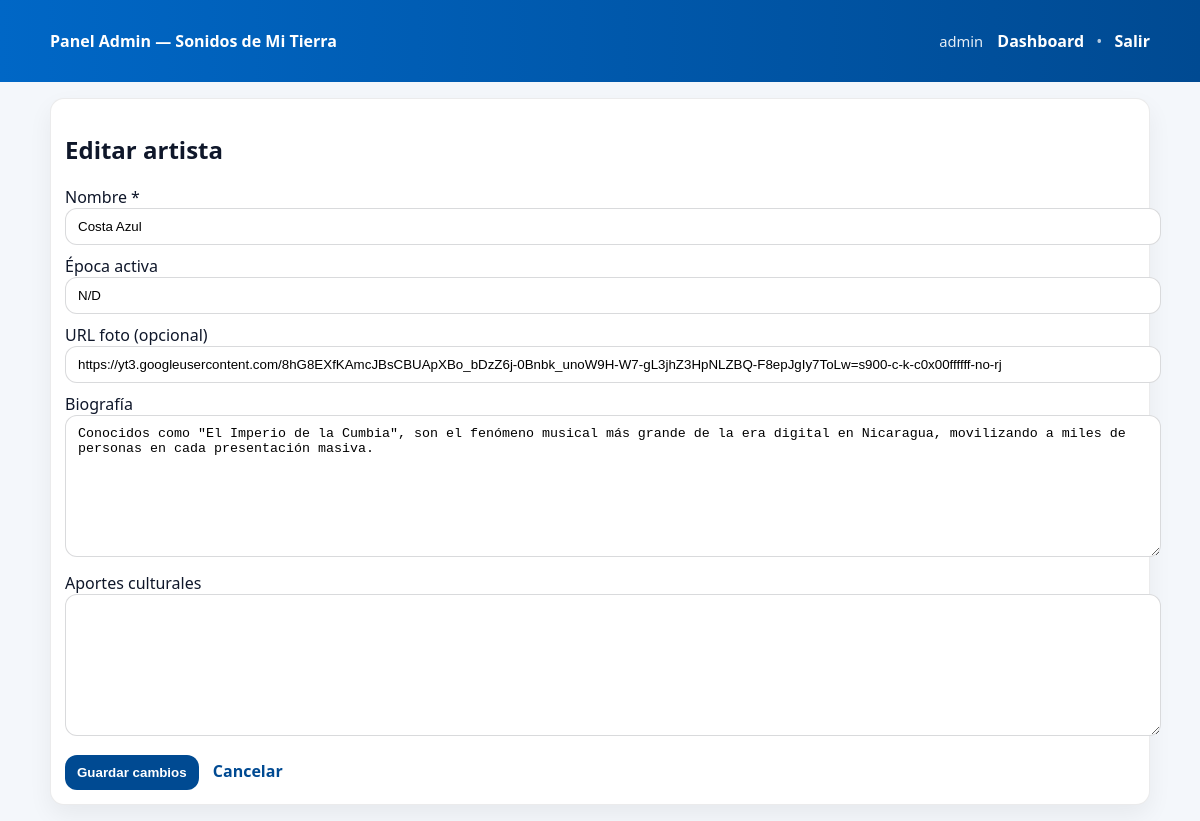
Screenshot of /admin/artists/11/edit (signed in) with the database file from the repository.
### models.py (models this page shows, shortened)
class Artist(db.Model):
    __tablename__ = "artists"
    id = db.Column(db.Integer, primary_key=True)
    name = db.Column(db.String(200), unique=True, nullable=False)
    birth_year = db.Column(db.Integer, nullable=True)
    death_year = db.Column(db.Integer, nullable=True)
    origin_region = db.Column(db.String(120), nullable=True)
    era = db.Column(db.String(120), nullable=True)
    cultural_contribuitions = db.Column(db.Text, nullable=True)
    bio = db.Column(db.Text, nullable=False, default="")
    active_era = db.Column(db.String(120), nullable=False, default="N/D")
    cultural_contributions = db.Column(db.Text, nullable=False, default="")
    photo_url = db.Column(db.String(500), nullable=True)
    songs = db.relationship("Song", back_populates="artist", cascade="all, delete-orphan")

### admin.py (the view)
@admin.get("/artists/<int:artist_id>/edit")
@login_required
def artist_edit(artist_id: int):
    artist = Artist.query.get_or_404(artist_id)
    return render_template("artist_form.html", mode="edit", artist=artist)

### admin.py (called while the page is built)
@admin.before_app_request
def csrf_protect():
    if request.path.startswith("/admin"):
        validate_csrf()

@admin.app_context_processor
def inject_csrf():
    return {"csrf_token": generate_csrf_token()}

### auth.py (called while the page is built)
def login_required(view):
    @wraps(view)
    def wrapped(*args, **kwargs):
        if not session.get("admin_user"):
            return redirect(url_for("admin.login", next=request.path))
        return view(*args, **kwargs)
    return wrapped

def generate_csrf_token():
    token = session.get("_csrf_token")
    if not token:
        token = secrets.token_urlsafe(32)
        session["_csrf_token"] = token
    return token

def validate_csrf():
    if request.method in ("POST", "PUT", "DELETE"):
        form_token = request.form.get("csrf_token") or request.headers.get("X-CSRF-Token")
        session_token = session.get("_csrf_token")
        if not form_token or not session_token or form_token != session_token:
            abort(403, description="CSRF token missing/invalid")

### templates/artist_form.html (shortened to what this page needs)
{% extends "admin_base.html" %}
{% block content %}
<div class="card">
  <h2>{{ "Nuevo artista" if mode=="create" else "Editar artista" }}</h2>
  <form method="post">
    <label>Nombre *</label>
    <input name="name" required value="{{ artist.name if artist else '' }}"/>
    <div style="height:10px"></div>
    <label>Época activa</label>
    <input name="active_era" value="{{ artist.active_era if artist else '' }}" placeholder="1960s–presente"/>
    <div style="height:10px"></div>
    <label>URL foto (opcional)</label>
    <input name="photo_url" value="{{ artist.photo_url if artist and artist.photo_url else '' }}"/>
    <div style="height:10px"></div>
    <label>Biografía</label>
    <textarea name="bio">{{ artist.bio if artist else '' }}</textarea>
    <div style="height:10px"></div>
    <label>Aportes culturales</label>
    <textarea name="cultural_contributions">{{ artist.cultural_contributions if artist else '' }}</textarea>
    <div style="height:14px"></div>
    <button class="btn" type="submit">{{ "Crear" if mode=="create" else "Guardar cambios" }}</button>
    <a style="margin-left:10px" href="{{ url_for('admin.dashboard') }}">Cancelar</a>
  </form>
</div>
{% endblock %}

### static/admin.css (style rules this page uses)
body { font-family: system-ui,Segoe UI,Roboto,Arial; margin:0; background:#f4f7fb; color:#0f172a; }
a { color:#004a92; text-decoration:none; font-weight:700; }
.card { background:#fff; border:1px solid rgba(2,8,23,.08); border-radius:14px; padding:14px; box-shadow:0 10px 25px rgba(2,8,23,.06); }
input,select,textarea { width:100%; padding:10px 12px; border-radius:12px; border:1px solid rgba(2,8,23,.15); }
textarea { min-height:120px; }
.btn { display:inline-block; background:#004a92; color:#fff; border:0; border-radius:12px; padding:10px 12px; cursor:pointer; font-weight:800; }

### rows the page displays
Artist: name "Costa Azul", active_era "N/D", photo_url "https://yt3.googleusercontent.com/8hG8EXfKAmcJBsCBUApXBo_bDzZ6j-0Bnbk_unoW9H-W7-gL3jhZ3HpNLZBQ-F8epJgIy7ToLw=s900-c-k-c0x00ffffff-no-rj", bio "Conocidos como \"El Imperio de la Cumbia\", son el fenómeno musical más grande de la era digital en Nicaragua, movilizando a miles de personas en cada presentación masiva."

### other values shown
{{ session.get('admin_user') }} "admin"
{{ "Nuevo artista" if mode=="create" else "Editar artista" }} "Editar artista"
{{ "Crear" if mode=="create" else "Guardar cambios" }} "Guardar cambios"
